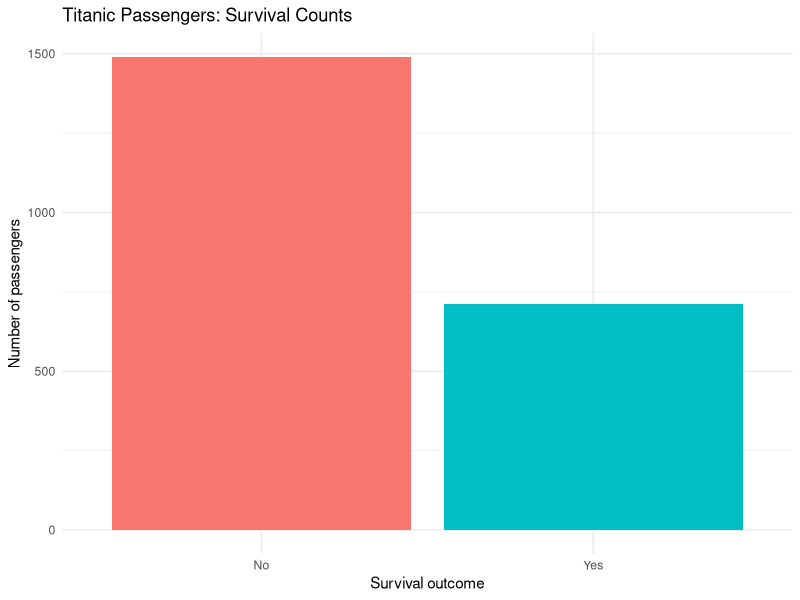
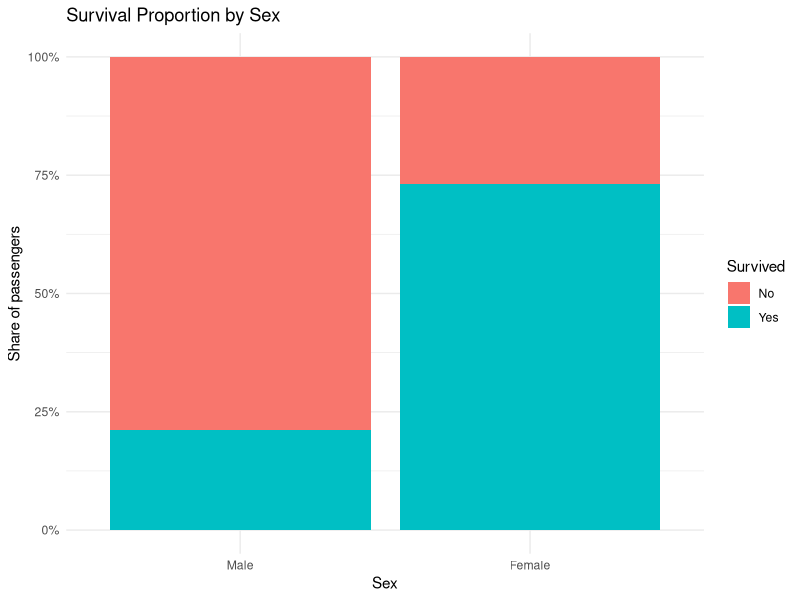
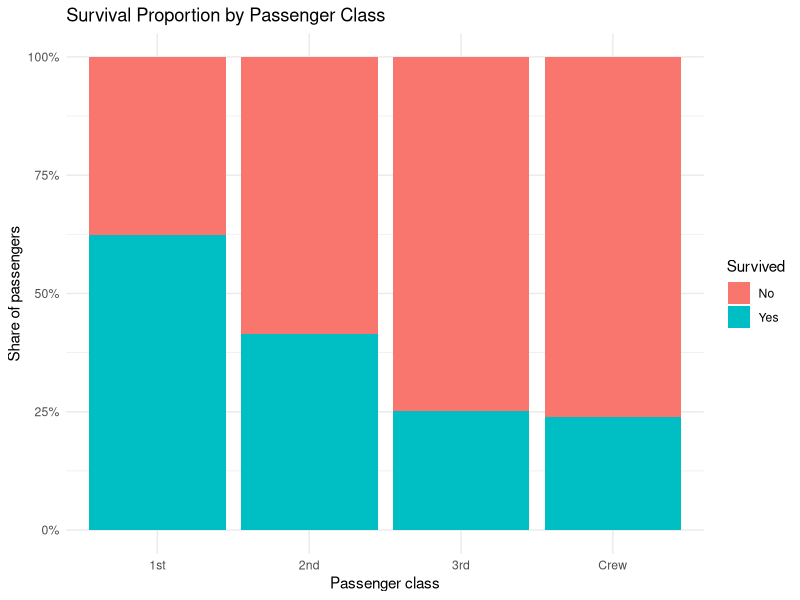
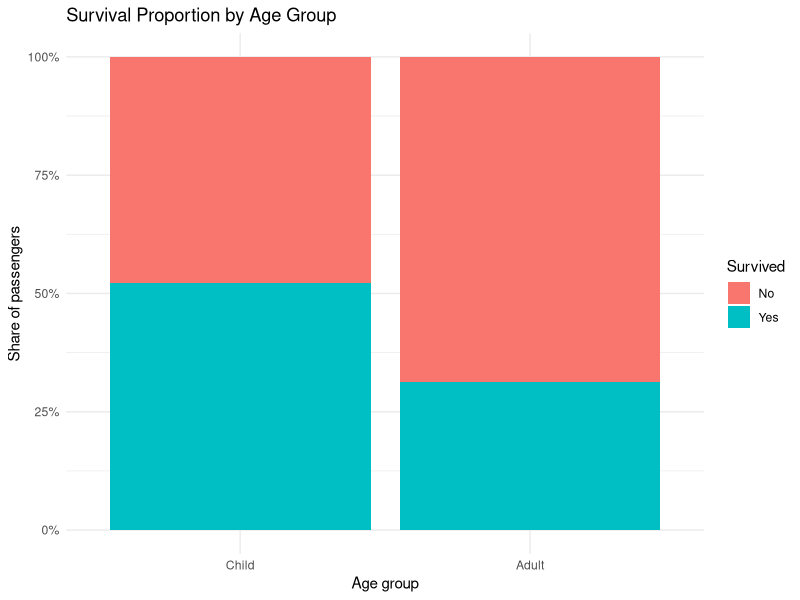

Source code (R) for these figures, in order:
## ---- chunk 1
knitr::opts_chunk$set(echo = TRUE, warning = FALSE, message = FALSE,
                      fig.width = 7, fig.height = 4.5)
library(ggplot2)
library(dplyr)
data("Titanic", package = "datasets")
titanic_counts <- as.data.frame(Titanic)
titanic <- titanic_counts[rep(seq_len(nrow(titanic_counts)), titanic_counts$Freq),
                          c("Class", "Sex", "Age", "Survived")]
rownames(titanic) <- NULL
titanic <- titanic %>% mutate(
  Survived = factor(Survived, levels = c("No", "Yes")),
  Class = factor(Class, levels = c("1st", "2nd", "3rd", "Crew")),
  Sex = factor(Sex),
  Age = factor(Age, levels = c("Child", "Adult"))
)
## ---- chunk 2
cat("Rows:", nrow(titanic), "\n")
cat("Columns:", ncol(titanic), "\n")
str(titanic)
colSums(is.na(titanic))
summary(titanic)
## ---- chunk 3
ggplot(titanic, aes(Survived, fill = Survived)) +
  geom_bar() +
  labs(title = "Titanic Passengers: Survival Counts",
       x = "Survival outcome", y = "Number of passengers") +
  theme_minimal() + theme(legend.position = "none")
## ---- chunk 4
ggplot(titanic, aes(Sex, fill = Survived)) +
  geom_bar(position = "fill") +
  scale_y_continuous(labels = scales::percent) +
  labs(title = "Survival Proportion by Sex", x = "Sex",
       y = "Share of passengers", fill = "Survived") +
  theme_minimal()
## ---- chunk 5
ggplot(titanic, aes(Class, fill = Survived)) +
  geom_bar(position = "fill") +
  scale_y_continuous(labels = scales::percent) +
  labs(title = "Survival Proportion by Passenger Class",
       x = "Passenger class", y = "Share of passengers", fill = "Survived") +
  theme_minimal()
## ---- chunk 6
ggplot(titanic, aes(Age, fill = Survived)) +
  geom_bar(position = "fill") +
  scale_y_continuous(labels = scales::percent) +
  labs(title = "Survival Proportion by Age Group", x = "Age group",
       y = "Share of passengers", fill = "Survived") +
  theme_minimal()
## ---- chunk 7
sex_test <- chisq.test(table(titanic$Sex, titanic$Survived))
class_test <- chisq.test(table(titanic$Class, titanic$Survived))
age_test <- chisq.test(table(titanic$Age, titanic$Survived))
sex_test
class_test
age_test
## ---- chunk 8
set.seed(42)
train_idx <- unlist(lapply(split(seq_len(nrow(titanic)), titanic$Survived),
                           function(idx) sample(idx, floor(0.8 * length(idx)))))
train <- titanic[train_idx, ]
test <- titanic[-train_idx, ]
model <- glm(Survived ~ Sex + Class + Age, data = train, family = binomial)
summary(model)
## ---- chunk 9
data.frame(
  term = names(coef(model)),
  coefficient = unname(coef(model)),
  odds_ratio = exp(unname(coef(model)))
)
## ---- chunk 10
prob <- predict(model, newdata = test, type = "response")
pred <- factor(ifelse(prob >= 0.5, "Yes", "No"), levels = c("No", "Yes"))
confusion <- table(Predicted = pred, Actual = test$Survived)
accuracy <- mean(pred == test$Survived)
precision <- if (sum(pred == "Yes") == 0) NA_real_ else
  sum(pred == "Yes" & test$Survived == "Yes") / sum(pred == "Yes")
recall <- if (sum(test$Survived == "Yes") == 0) NA_real_ else
  sum(pred == "Yes" & test$Survived == "Yes") / sum(test$Survived == "Yes")
confusion
data.frame(metric = c("Accuracy", "Precision (survived)", "Recall (survived)"),
           value = c(accuracy, precision, recall))
